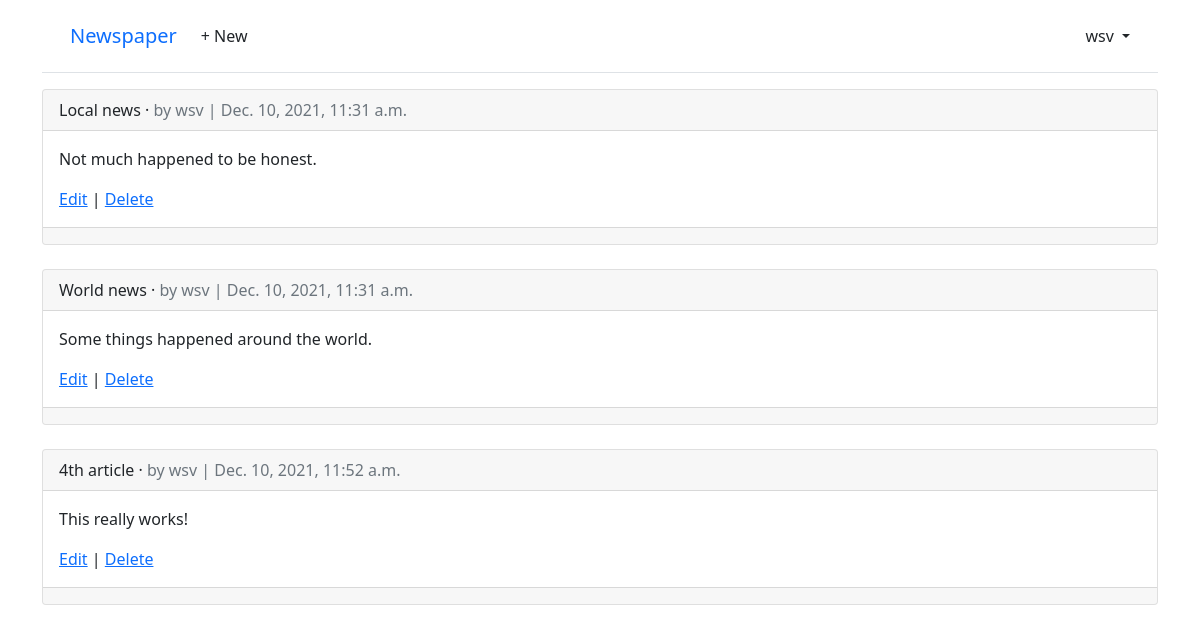
/articles/ (signed in), run on an earlier commit of the app's database.
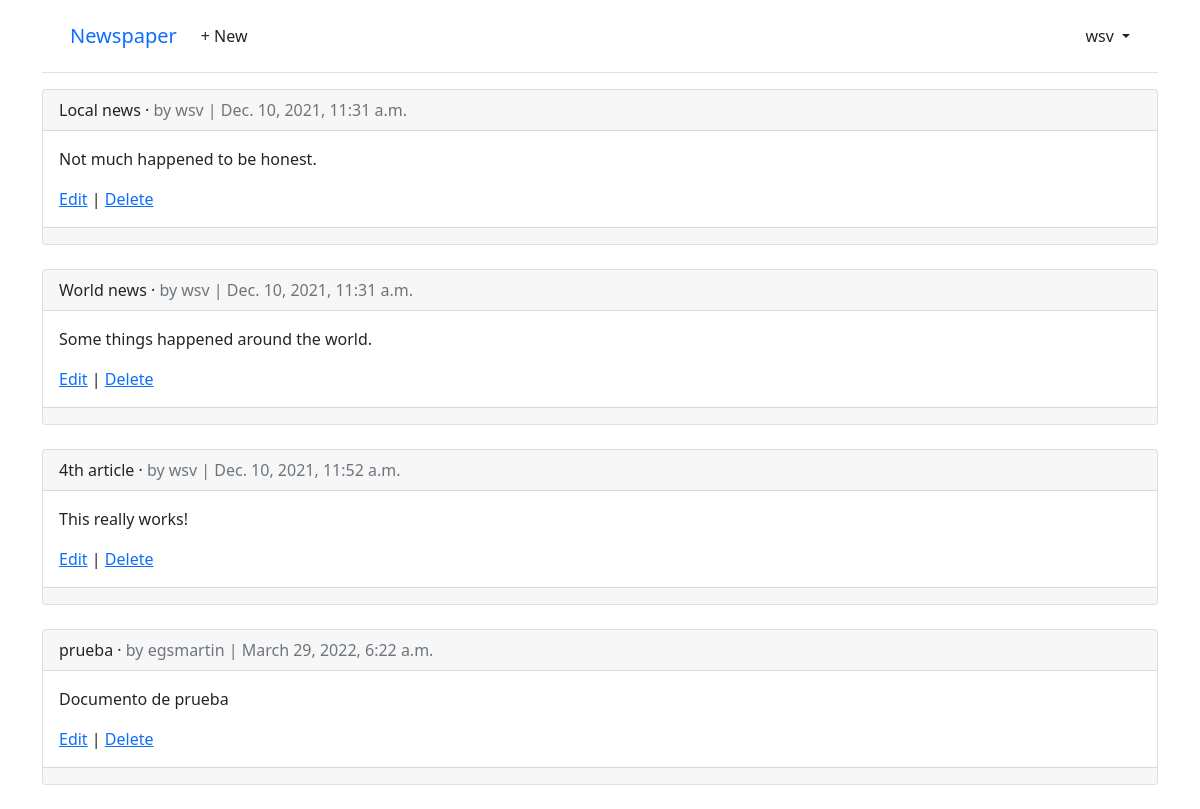
And on a later commit of the database.
### accounts/models.py (models this page shows)
class CustomUser(AbstractUser):
    age = models.PositiveIntegerField(null=True, blank=True)

### articles/models.py (models this page shows, shortened)
class Article(models.Model):
    title = models.CharField(max_length=255)
    body = models.TextField()
    date = models.DateTimeField(auto_now_add=True)
    author = models.ForeignKey(
        settings.AUTH_USER_MODEL,
        on_delete=models.CASCADE,
    )

### articles/views.py (the view)
# urls.py: path("", ArticleListView.as_view(), name="article_list"),
class ArticleListView(LoginRequiredMixin, ListView):  # new
    model = Article
    template_name = "article_list.html"

### templates/article_list.html (shortened to what this page needs)
{% extends "base.html" %}
{% block content %}
{% for article in article_list %}
  <div class="card">
    <div class="card-header">
      <span class="font-weight-bold">{{ article.title }}</span> &middot;
      <span class="text-muted">by {{ article.author }} |
      {{ article.date }}</span>
    </div>
    <div class="card-body">
      <p>{{ article.body }}</p>
      <a href="{% url 'article_edit' article.pk %}">Edit</a> |
      <a href="{% url 'article_delete' article.pk %}">Delete</a>
    </div>
    <div class="card-footer">
    </div>
  </div>
  <br />
{% endfor %}
{% endblock content %}

### templates/base.html (shortened to what this page needs)
<!DOCTYPE html>
<html>
<head>
  <link href="https://cdn.jsdelivr.net/npm/bootstrap@5.1.3/dist/css/bootstrap.min.css" rel="stylesheet">
</head>
<body>
  <div class="container">
    <header class="p-3 mb-3 border-bottom">
      <div class="container">
        <div class="d-flex flex-wrap align-items-center justify-content-center
          justify-content-lg-start">
          <a class="navbar-brand" href="{% url 'home' %}">Newspaper</a>
          <ul class="nav col-12 col-lg-auto me-lg-auto mb-2 justify-content-center
            mb-md-0">
          {% if user.is_authenticated %}
            <li><a href="{% url 'article_new' %}" class="nav-link px-2 link-dark">+ New</a></li>
          </ul>
          <div class="dropdown text-end">
            <a href="#" class="d-block link-dark text-decoration-none dropdown-toggle"
              id="dropdownUser1" data-bs-toggle="dropdown" aria-expanded="false">
              {{ user.username }}
            </a>
          </div>
          {% else %}
          </ul>
          <div class="text-end">
            <a href="{% url 'login' %}" class="btn btn-outline-primary me-2">Log In</a>
            <a href="{% url 'signup' %}" class="btn btn-primary">Sign Up</a>
          </div>
          {% endif %}
        </div>
      </div>
    </header>
    <main>
      {% block content %}
      {% endblock content %}
    </main>
  </div>
</body>
</html>

What changed in the data, as far as the page shows it:
added Article: title "prueba", author "egsmartin", date "March 29, 2022, 6:22 a.m.", body "Documento de prueba"
